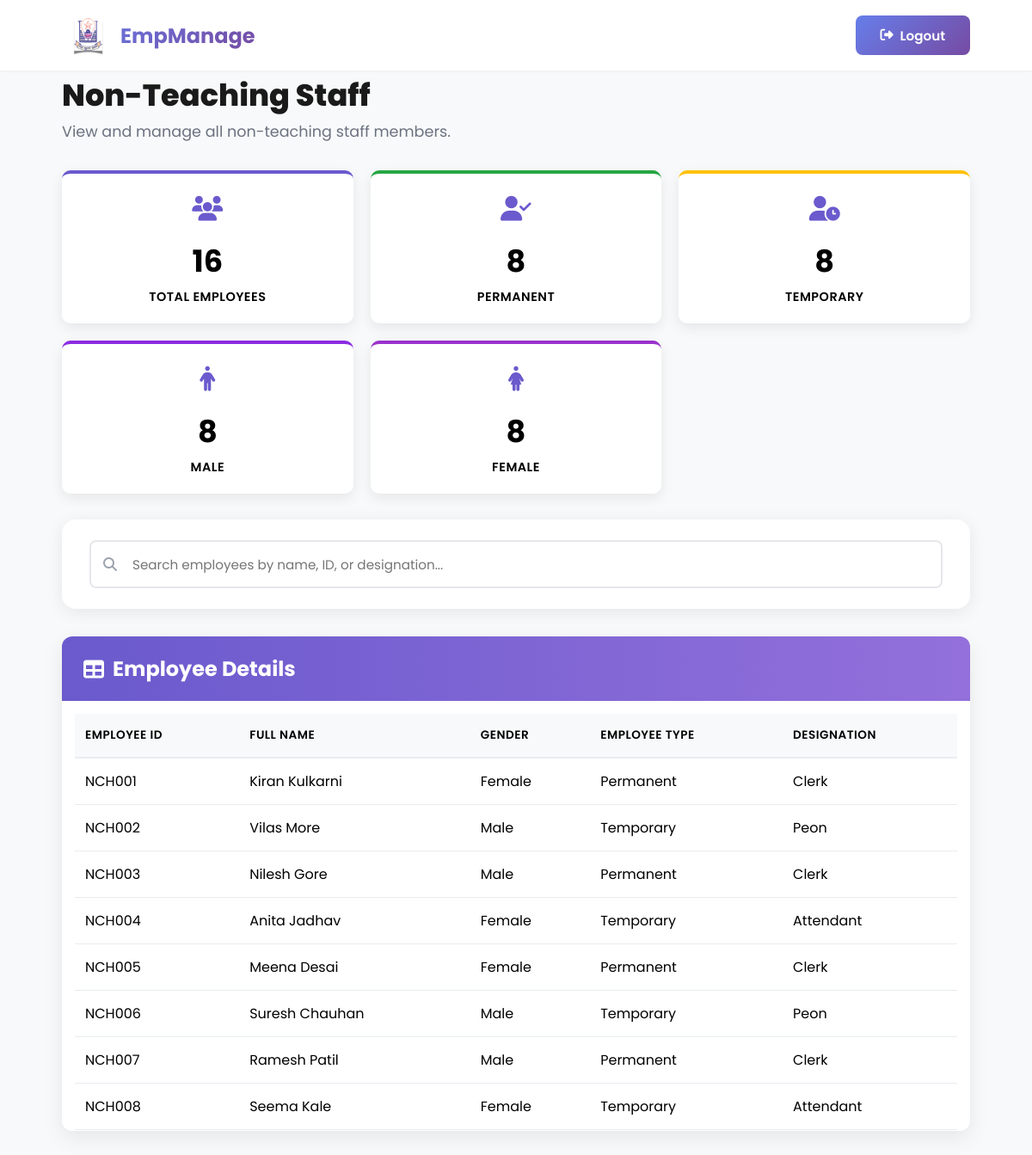
Page /employees/non-teaching/ on the committed database.
### employees/models.py (models this page shows, shortened)
class Employee(models.Model):
    CATEGORY_CHOICES = [('Teaching','Teaching'), ('Non-Teaching','Non-Teaching')]
    TYPE_CHOICES = [('Temporary','Temporary'), ('Permanent','Permanent')]
    employee_id = models.CharField(max_length=10, primary_key=True)  # TCH001 / NTC001
    first_name = models.CharField(max_length=50)
    last_name = models.CharField(max_length=50, null=True)
    short_name = models.CharField(max_length=20, blank=True, null=True)
    photo = models.ImageField(upload_to=employee_photo_upload_path, blank=True, null=True)
    employee_type = models.CharField(max_length=20, choices=TYPE_CHOICES)
    category = models.CharField(max_length=20, choices=CATEGORY_CHOICES)
    department = models.ForeignKey(Department, on_delete=models.SET_NULL, null=True)
    designation = models.ForeignKey(Designation, on_delete=models.SET_NULL, null=True)
    qualifications = models.CharField(max_length=255, null=True, blank=True)
    created_at = models.DateTimeField(auto_now_add=True)
    updated_at = models.DateTimeField(auto_now=True)

class EmployeePersonalDetails(models.Model):
    employee = models.OneToOneField(Employee, on_delete=models.CASCADE)
    gender = models.CharField(max_length=10, choices=[('Male','Male'),('Female','Female'),('Other','Other')], blank=True, null=True)
    blood_group = models.CharField(max_length=5, blank=True, null=True)
    date_of_birth = models.DateField(blank=True, null=True)
    marital_status = models.CharField(max_length=20, choices=[('Single','Single'),('Married','Married'),('Divorced','Divorced'),('Widowed','Widowed')], blank=True, null=True)
    father_name = models.CharField(max_length=100, blank=True, null=True)
    mother_name = models.CharField(max_length=100, blank=True, null=True)

class Designation(models.Model):
    CATEGORY_CHOICES = [('Teaching','Teaching'), ('Non-Teaching','Non-Teaching')]
    name = models.CharField(max_length=100)
    category = models.CharField(max_length=20, choices=CATEGORY_CHOICES)
    created_at = models.DateTimeField(auto_now_add=True)
    updated_at = models.DateTimeField(auto_now=True)

### employees/views.py (the view)
# urls.py: path('employees/non-teaching/', employee_list_non_teaching, name='non_teaching_staff'),
def employee_list_non_teaching(request):
    employees = Employee.objects.filter(category='Non-Teaching')
    total_employees = employees.count()
    permanent_count = employees.filter(employee_type='Permanent').count()
    temporary_count = employees.filter(employee_type='Temporary').count()
    male_count = EmployeePersonalDetails.objects.filter(employee__in=employees, gender='Male').count()
    female_count = EmployeePersonalDetails.objects.filter(employee__in=employees, gender='Female').count()
    return render(request, 'employee_list.html', {
        'employees': employees,
        'page_title': 'Non-Teaching Staff',
        'description': 'View and manage all non-teaching staff members.',
        'total_employees': total_employees,
        'permanent_count': permanent_count,
        'temporary_count': temporary_count,
        'male_count': male_count,
        'female_count': female_count,
    })

### templates/employee_list.html (shortened to what this page needs)
{% load static %}
<!DOCTYPE html>
<html lang="en">
<head>
    <link rel="stylesheet" href="https://cdnjs.cloudflare.com/ajax/libs/font-awesome/6.5.0/css/all.min.css">
</head>
<body>
    <header id="header">
        <nav>
            <div class="logo" onclick="gotodash()">
                <img src="{% static 'images/icon.png' %}" alt="Logo" class="logo-img">
                <span>EmpManage</span>
            </div>
            <div class="user-info">
                <button class="logout-btn" onclick="logout()">
                    <i class="fas fa-sign-out-alt"></i>
                    Logout
                </button>
            </div>
        </nav>
    </header>
    <div class="container">
        <div id="dashboard-page">
            <div class="page-header">
                <div>
                    <h1>{{ page_title }}</h1>
                    <p>{{ description }}</p>
                </div>
            </div>
            <div class="dashboard">
                <div class="stat-card total">
                    <div class="stat-icon">
                        <i class="fas fa-users"></i>
                    </div>
                    <div class="stat-number" id="total-count">{{ total_employees }}</div>
                    <div class="stat-label">Total Employees</div>
                </div>
                <div class="stat-card permanent">
                    <div class="stat-icon">
                        <i class="fas fa-user-check"></i>
                    </div>
                    <div class="stat-number" id="permanent-count">{{ permanent_count }}</div>
                    <div class="stat-label">Permanent</div>
                </div>
                <div class="stat-card temporary">
                    <div class="stat-icon">
                        <i class="fas fa-user-clock"></i>
                    </div>
                    <div class="stat-number" id="temporary-count">{{ temporary_count }}</div>
                    <div class="stat-label">Temporary</div>
                </div>
                <div class="stat-card male">
                    <div class="stat-icon">
                        <i class="fas fa-male"></i>
                    </div>
                    <div class="stat-number" id="male-count">{{ male_count }}</div>
                    <div class="stat-label">Male</div>
                </div>
                <div class="stat-card female">
                    <div class="stat-icon">
                        <i class="fas fa-female"></i>
                    </div>
                    <div class="stat-number" id="female-count">{{ female_count }}</div>
                    <div class="stat-label">Female</div>
                </div>
            </div>
            <div class="search-container">
                <div class="search-box">
                    <i class="fas fa-search"></i>
                    <input type="text" id="search-input" placeholder="Search employees by name, ID, or designation...">
                </div>
            </div>
            <div class="employees-container">
                <div class="table-header">
                    <h2><i class="fas fa-table"></i> Employee Details</h2>
                </div>
                <div class="table-container">
                    <table class="employee-table">
                        <thead>
                            <tr>
                                <th>Employee ID</th>
                                <th>Full Name</th>
                                <th>Gender</th>
                                <th>Employee Type</th>
                                <th>Designation</th>
                            </tr>
                        </thead>
                        <tbody id="employees-table-body">
                            {% for emp in employees %}
                            <tr class="clickable-row" data-href="{% url 'employee_profile' emp.employee_id %}">
                                <td>{{ emp.employee_id }}</td>
                                <td>{{ emp.first_name }} {{ emp.last_name }}</td>
                                <td>{{ emp.employeepersonaldetails.gender }}</td>
                                <td>{{ emp.employee_type }}</td>
                                <td>{{ emp.designation.name }}</td>
                            </tr>
                            {% empty %}
                            <tr>
                                <td colspan="5" style="text-align:center;">No employees found.</td>
                            </tr>
                            {% endfor %}
                        </tbody>
                    </table>
                </div>
            </div>
        </div>
    </div>
</body>
</html>

### templates/employee_list.html (style rules this page uses)
* { margin: 0; padding: 0; box-sizing: border-box; font-family: 'Poppins', 'Segoe UI', Tahoma, Geneva, Verdana, sans-serif; }
body { background-color: #f8f9fa; min-height: 100vh; color: #000000; }
header { background: rgba(255, 255, 255, 0.95); backdrop-filter: blur(10px); box-shadow: 0 1px 3px rgba(0, 0, 0, 0.05); position: fixed; width: 100%; top: 0; z-index: 1000; transition: all 0.3s ease; }
nav { display: flex; justify-content: space-between; align-items: center; padding: 1rem 6%; max-width: 1400px; margin: 0 auto; }
.logo { font-size: 1.5rem; font-weight: 700; background: linear-gradient(135deg, #667eea 0%, #764ba2 100%); -webkit-background-clip: text; -webkit-text-fill-color: transparent; display: flex; align-items: center; gap: 0.5rem; cursor: pointer; }
.logo-img { width: 60px; height: 50px; object-fit: contain; }
.user-info { display: flex; align-items: center; gap: 1.5rem; }
.logout-btn { background: linear-gradient(135deg, #667eea 0%, #764ba2 100%); color: white; padding: 0.7rem 1.8rem; border: none; border-radius: 8px; font-weight: 600; font-size: 0.95rem; cursor: pointer; transition: all 0.3s ease; display: flex; align-items: center; gap: 0.5rem; }
.container { max-width: 1400px; margin: 90px auto 2rem; padding: 0 6%; }
.page-header { margin-bottom: 2rem; }
.page-header h1 { font-size: 2.2rem; color: #1a1a1a; font-weight: 800; margin-bottom: 0.5rem; line-height: 1.2; }
.page-header p { color: #6b7280; font-size: 1.1rem; }
.dashboard { display: grid; grid-template-columns: repeat(5, 1fr); gap: 20px; margin-bottom: 30px; }
.stat-card { background: white; border-radius: 10px; padding: 20px 15px; text-align: center; box-shadow: 0 5px 15px rgba(0, 0, 0, 0.08); transition: transform 0.3s ease, box-shadow 0.3s ease; border-top: 4px solid #6a5acd; }
.stat-card.total { border-top-color: #6a5acd; }
.stat-card.permanent { border-top-color: #28a745; }
.stat-card.temporary { border-top-color: #ffc107; }
.stat-card.male { border-top-color: #8a2be2; }
.stat-card.female { border-top-color: #9932cc; }
.stat-icon { font-size: 1.8rem; margin-bottom: 12px; color: #6a5acd; }
.stat-number { font-size: 2.2rem; font-weight: 700; margin-bottom: 5px; color: #000000; }
.stat-label { font-size: 0.9rem; color: #000000; text-transform: uppercase; letter-spacing: 0.5px; font-weight: 600; }
.search-container { background: white; border-radius: 16px; box-shadow: 0 4px 20px rgba(0, 0, 0, 0.08); padding: 1.5rem 2rem; margin-bottom: 2rem; }
.search-box { position: relative; }
.search-box input { width: 100%; padding: 0.9rem 1rem 0.9rem 3rem; border: 2px solid #e5e7eb; border-radius: 8px; font-size: 0.95rem; transition: all 0.3s ease; font-family: 'Poppins', sans-serif; }
.search-box i { position: absolute; left: 1rem; top: 50%; transform: translateY(-50%); color: #9ca3af; }
.employees-container { background: white; border-radius: 12px; box-shadow: 0 8px 25px rgba(0, 0, 0, 0.08); overflow: hidden; margin-bottom: 2rem; }
.table-header { background: linear-gradient(to right, #6a5acd, #9370db); color: white; padding: 20px 25px; }
.table-header h2 { font-size: 1.5rem; display: flex; align-items: center; gap: 10px; }
.table-container { overflow-x: auto; padding: 15px; max-height: 500px; overflow-y: auto; }
.employee-table { width: 100%; border-collapse: collapse; min-width: 1000px; }
.employee-table thead { background: #f8f9fa; position: sticky; top: 0; z-index: 10; }
.employee-table th { padding: 15px 12px; text-align: left; font-weight: 600; color: #000000; text-transform: uppercase; letter-spacing: 0.5px; font-size: 0.85rem; border-bottom: 2px solid #e9ecef; }
.employee-table td { padding: 14px 12px; border-bottom: 1px solid #e9ecef; color: #000000; }
.employee-table tbody tr { transition: all 0.3s ease; cursor: pointer; }
@media (max-width: 1200px) { .dashboard { grid-template-columns: repeat(3, 1fr); } }

### rows in the picture
Employee: employee_id "NCH001", first_name "Kiran", last_name "Kulkarni", employeepersonaldetails.gender "Female", employee_type "Permanent", designation.name "Clerk"
Employee: employee_id "NCH002", first_name "Vilas", last_name "More", employeepersonaldetails.gender "Male", employee_type "Temporary", designation.name "Peon"
Employee: employee_id "NCH003", first_name "Nilesh", last_name "Gore", employeepersonaldetails.gender "Male", employee_type "Permanent", designation.name "Clerk"
Employee: employee_id "NCH004", first_name "Anita", last_name "Jadhav", employeepersonaldetails.gender "Female", employee_type "Temporary", designation.name "Attendant"
Employee: employee_id "NCH005", first_name "Meena", last_name "Desai", employeepersonaldetails.gender "Female", employee_type "Permanent", designation.name "Clerk"
Employee: employee_id "NCH006", first_name "Suresh", last_name "Chauhan", employeepersonaldetails.gender "Male", employee_type "Temporary", designation.name "Peon"
Employee: employee_id "NCH007", first_name "Ramesh", last_name "Patil", employeepersonaldetails.gender "Male", employee_type "Permanent", designation.name "Clerk"
Employee: employee_id "NCH008", first_name "Seema", last_name "Kale", employeepersonaldetails.gender "Female", employee_type "Temporary", designation.name "Attendant"

### other values in the picture
{{ page_title }} "Non-Teaching Staff"
{{ description }} "View and manage all non-teaching staff members."
{{ total_employees }} "16"
{{ permanent_count }} "8"
{{ temporary_count }} "8"
{{ male_count }} "8"
{{ female_count }} "8"
